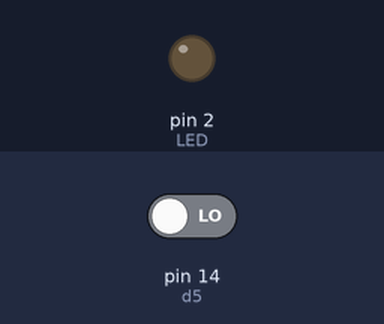
Simulated run of this sketch. Board: Arduino Uno, built with avr-gcc and run on an emulated ATmega328P. On the bench: output pins drawn as LEDs (lit = HIGH). Dashed ring = blinking. Inputs (shaded band) come from the test bench; at power-on: pin 14 (d5) LOW.

Above: at 1.2 s.
1.3 s: pin 14 (d5) driven HIGH
At 2.2 s:
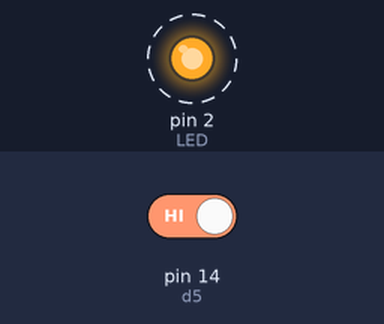
4.3 s: pin 14 (d5) driven LOW
At 5.3 s:
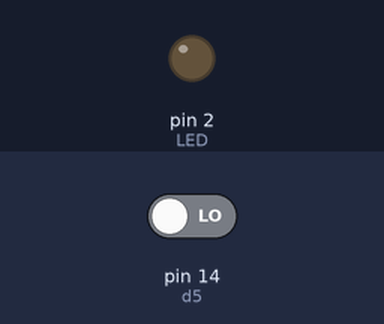
Timing chart, 0 to 7.3 s (numbered marks = the images above; inputs shaded):
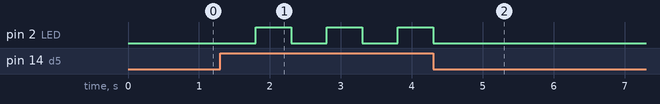

The sketch:

pushbutton.ino
```cpp
#define LED 2
#define d5 14
int d4;
void setup()
{
  pinMode(d5, INPUT);
  pinMode(LED, OUTPUT);
  digitalWrite(LED, LOW);
  d4=0;

}
void loop()
{
  int a;
  a=digitalRead(d5);
  if(a==1)
  {
    delay(500);
    if(d4==0)
    {
      digitalWrite(LED, HIGH);
      d4=1;
    }
    else
    {
      digitalWrite(LED, LOW);
      d4=0;
    }

  }
}
```

Measured:
- after the input at 1.3 s, pin 2 (LED): alternates HIGH for 0.50 s and LOW for 0.50 s, starting after 0.50 s
- after the input at 4.3 s, pin 2 (LED): goes on until 4.3 s, then stays LOW
